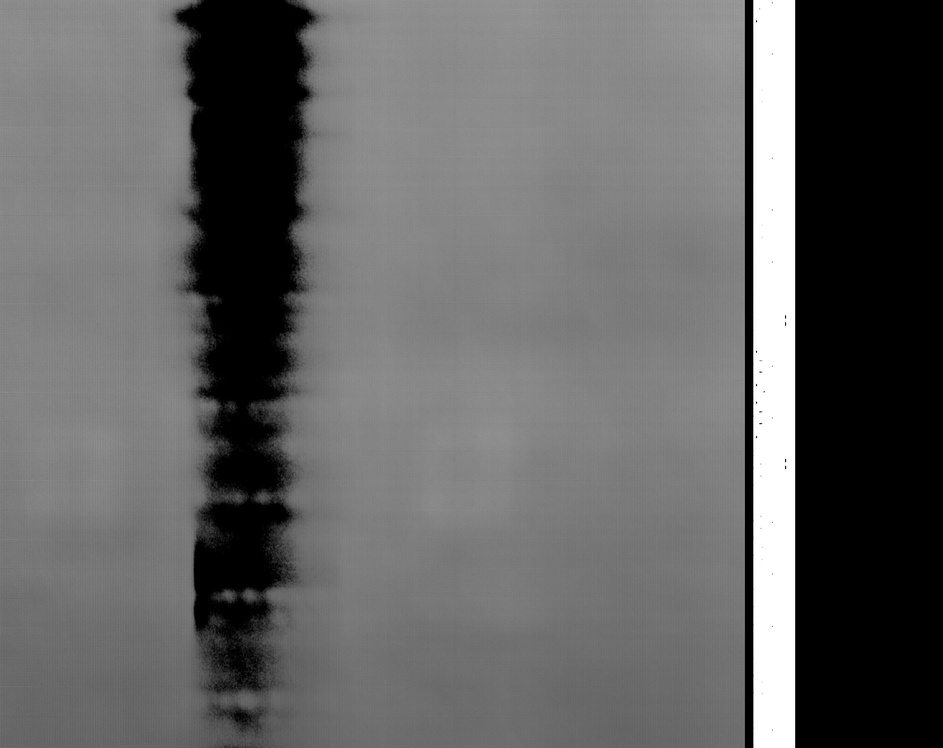
#> input picture test_img/dirt/TD85Q18244N_004_2.jpg, 943 x 748 px, shrunk from 2048 x 1625 before the run, found by its file name
$ python detect_mura.py
#> lines starting #> are read from the running program, lines starting #| are printed output that depends on the picture; after the words box and inside, x2 and y2 are one past the last pixel; in counts of white or black regions, pixels touching at a corner belong together
#> further down, img is the input picture: shape (748, 943); min 0, max 255, mean 99.1
import cv2
import numpy as np

def find_white_connected_areas(image, threshold=200):
    # 將圖像轉換為灰度
    # gray_image = cv2.cvtColor(image, cv2.COLOR_BGR2GRAY)

    # 二值化圖像
#> called with threshold = 200
    _, thresholded = cv2.threshold(image, threshold, 255, cv2.THRESH_BINARY)
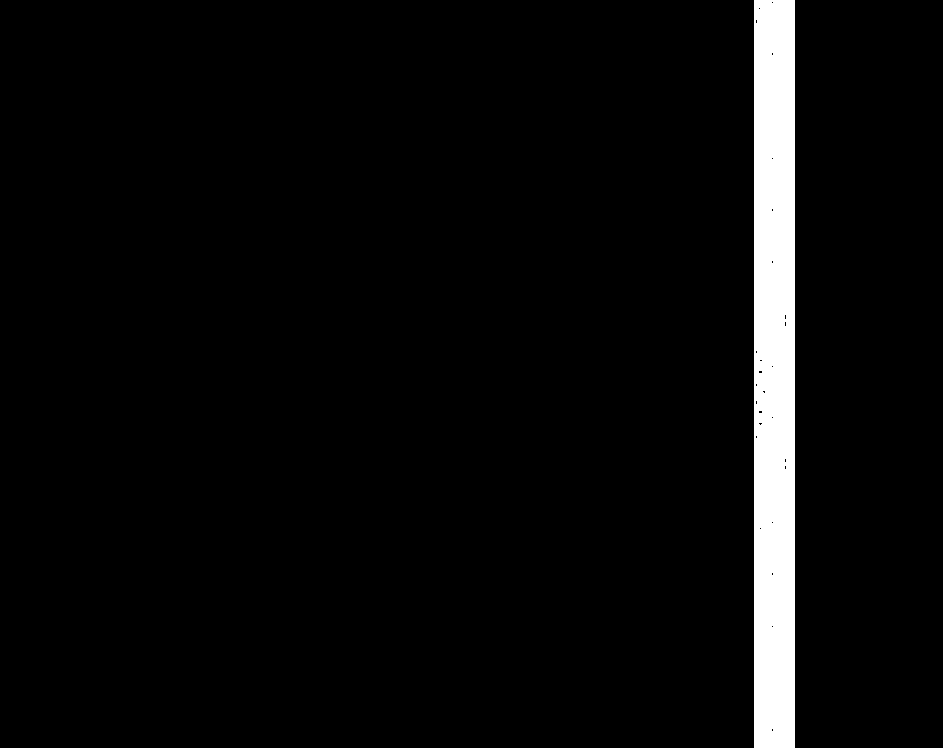
#> thresholded: shape (748, 943); 4.3% white; 1 white region, box (x1, y1, x2, y2) and area: (754, 0, 795, 748) 30603

    # 連通元件標記
    _, labels, stats, _ = cv2.connectedComponentsWithStats(thresholded)
#> stats = [[0, 0, 943, 748, 674761], [754, 0, 41, 748, 30603]]

    # 找到白色區域的面積
    white_area_areas = [stats[i, cv2.CC_STAT_AREA] for i in range(1, len(stats))]
#> white_area_areas = [30603]

    return white_area_areas


img = cv2.imread("/home2/mura/daniel/cf_mura_rmeg_minarea_100/0.01_10/fin_res/TD85Q18244N_004_2.jpg", cv2.IMREAD_GRAYSCALE)

if img is not None:
    white_areas = find_white_connected_areas(img)
#> white_areas = [30603]
    print("白色連通區域面積:", white_areas)
#| 白色連通區域面積: [30603]
else:
    print("無法讀取照片")

# white = np.count_nonzero(img > 200)

# print(white)

$ run again, with test_img/dirt/TD85Q18244N_004_3.jpg copied over test_img/dirt/TD85Q18244N_004_2.jpg
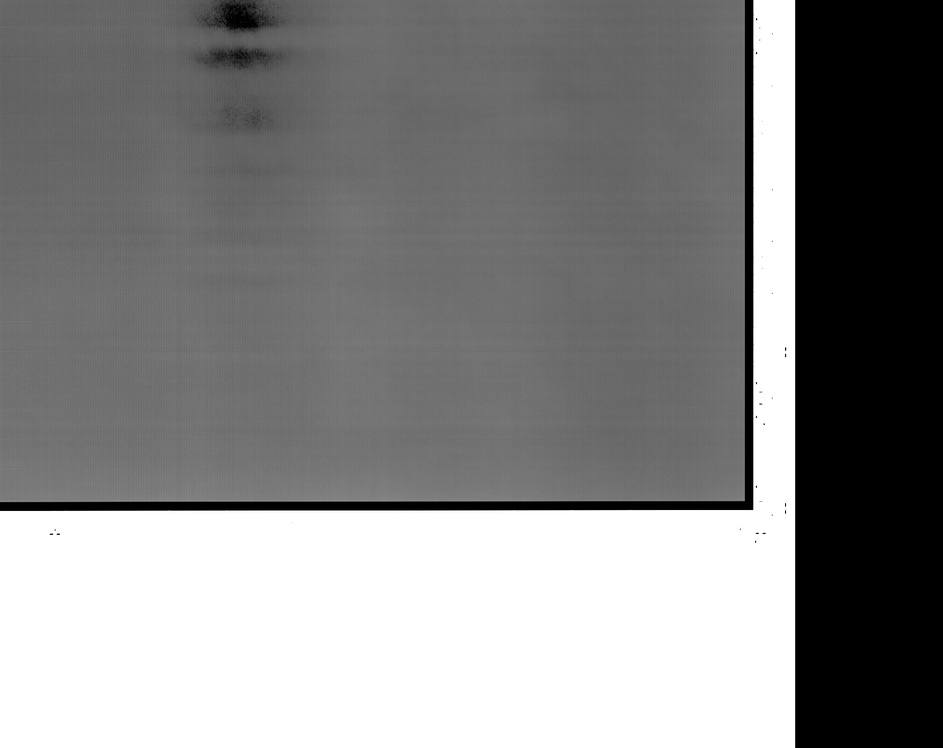
#> input picture test_img/dirt/TD85Q18244N_004_3.jpg, 943 x 748 px, shrunk from 2048 x 1625 before the run, found by its file name
#> img is the input picture: shape (748, 943); min 0, max 255, mean 133.1
#> in find_white_connected_areas, `_, thresholded = cv2.threshold(image, threshold, 255, cv2.THRESH_BINARY)`:
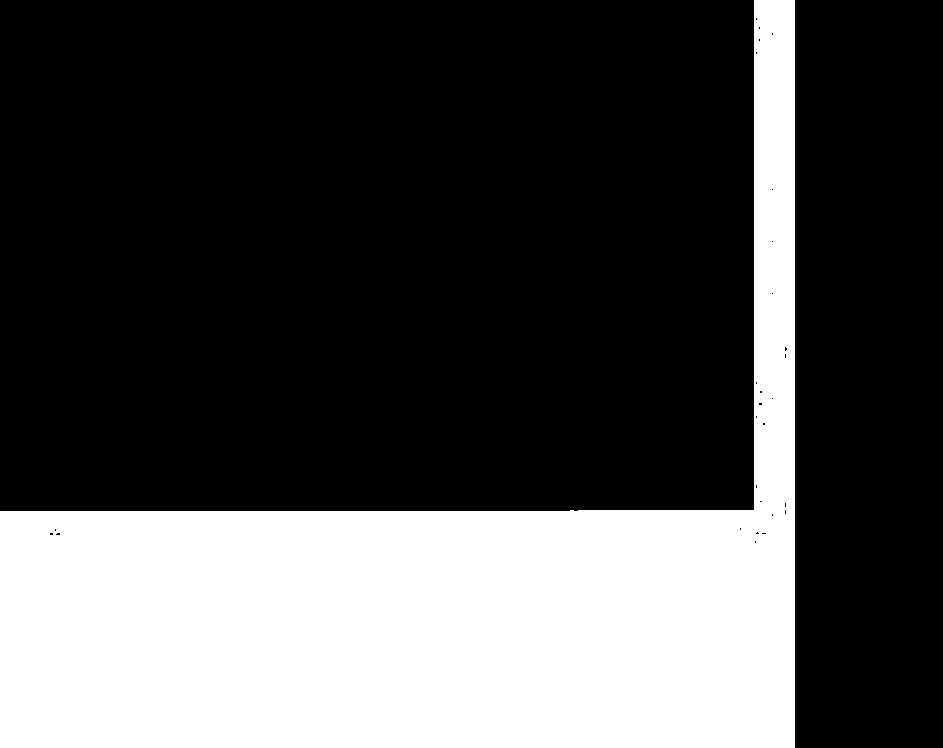
#> thresholded: shape (748, 943); 29.7% white; 1 white region, box (x1, y1, x2, y2) and area: (0, 0, 795, 748) 209462
#> stats = [[0, 0, 943, 748, 495902], [0, 0, 795, 748, 209462]]
#> white_area_areas = [209462]
#| 白色連通區域面積: [209462]

$ run again, with test_img/dirt/TD85Q1825RW_003_0.jpg copied over test_img/dirt/TD85Q18244N_004_2.jpg
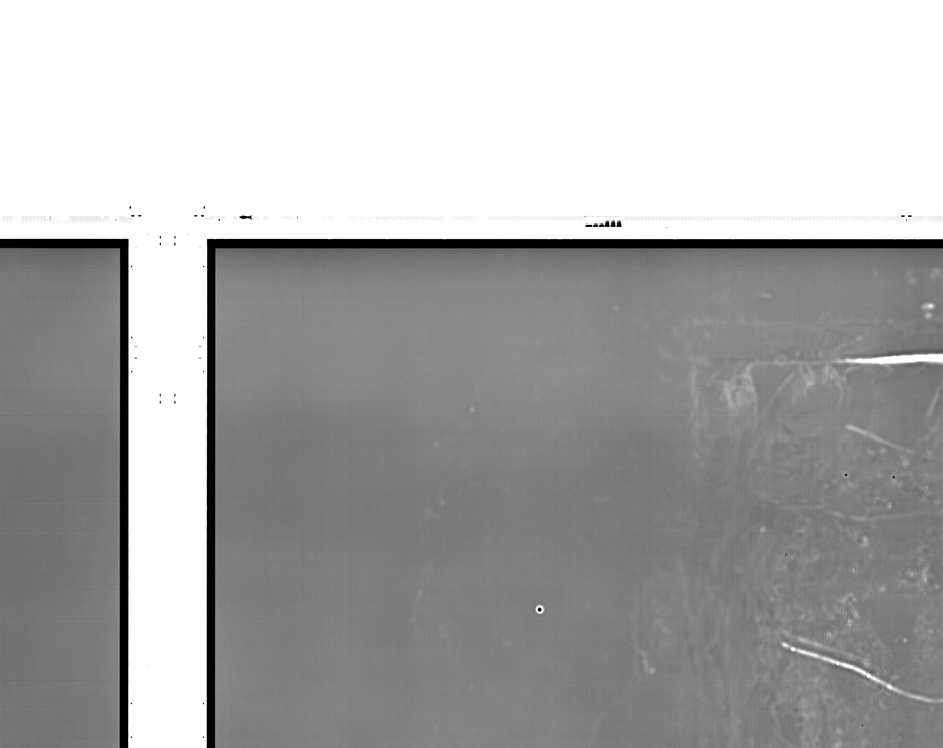
#> input picture test_img/dirt/TD85Q1825RW_003_0.jpg, 943 x 748 px, shrunk from 2048 x 1625 before the run, found by its file name
#> img is the input picture: shape (748, 943); min 0, max 255, mean 172.4
#> in find_white_connected_areas, `_, thresholded = cv2.threshold(image, threshold, 255, cv2.THRESH_BINARY)`:
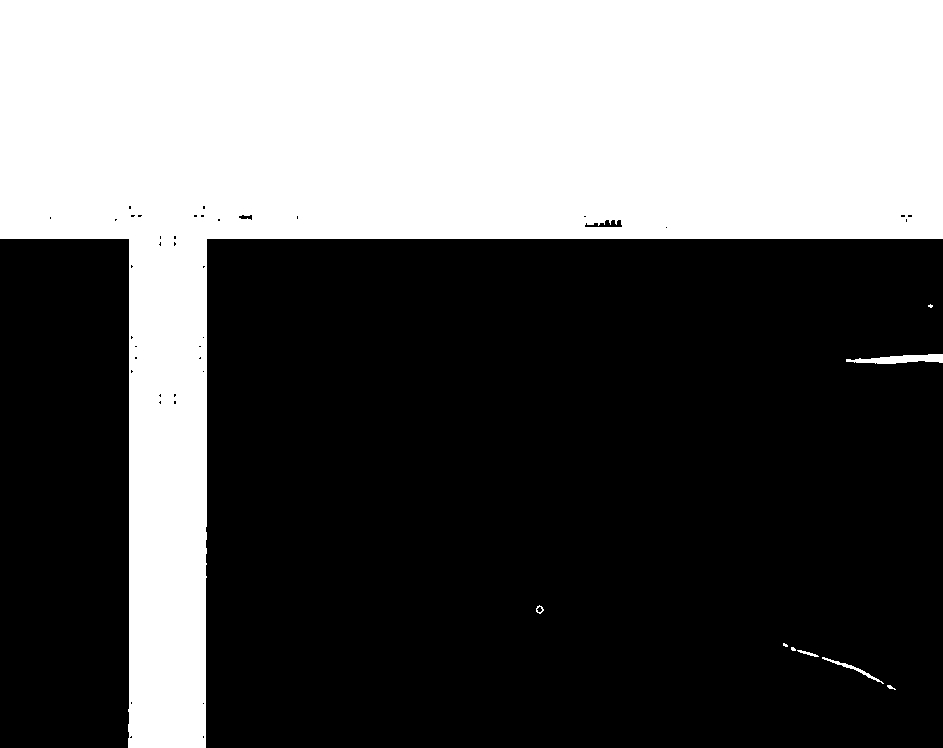
#> thresholded: shape (748, 943); 37.6% white; 9 white regions (3 under 20 px), largest, box (x1, y1, x2, y2) and area: (0, 0, 943, 748) 264558, (846, 354, 943, 364) 601, (822, 657, 884, 684) 186, (797, 650, 819, 657) 55, (536, 605, 544, 614) 32, (887, 685, 896, 690) 22
#> in find_white_connected_areas, `_, labels, stats, _ = cv2.connectedComponentsWithStats(thresholded)`:
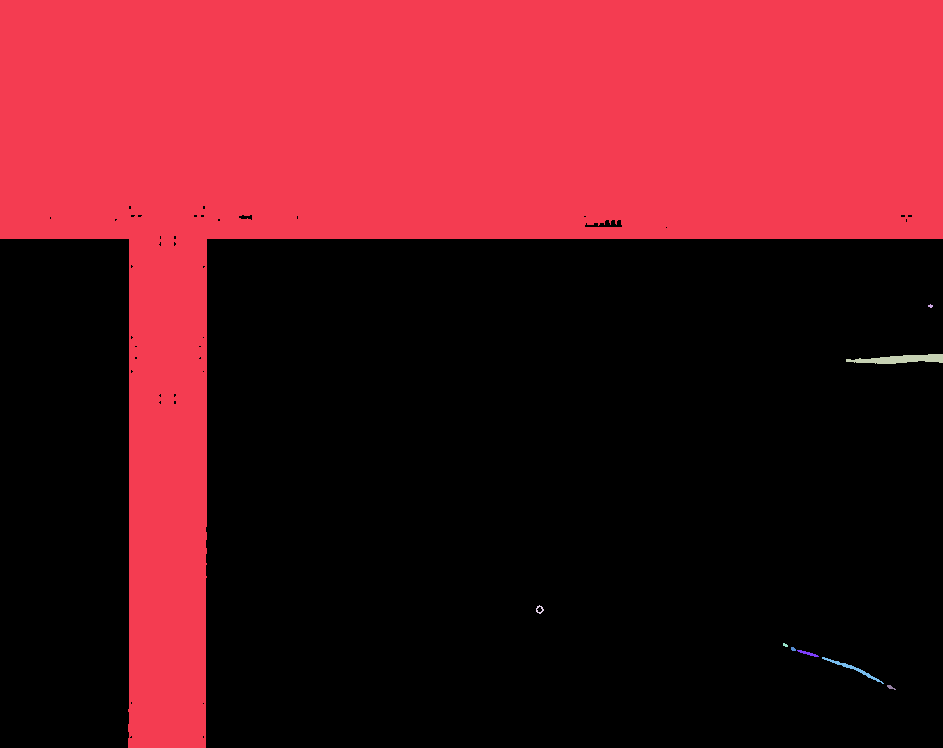
#> labels: shape (748, 943) int32; 10 distinct labels, from 0 to 9; one colour per label, 0 black
#> stats = [[0, 206, 943, 542, 439867], [0, 0, 943, 748, 264558], [928, 304, 5, 4, 13], [846, 354, 97, 10, 601], [536, 605, 8, 9, 32], [783, 643, 5, 4, 14], [791, 647, 5, 4, 16], [797, 650, 22, 7, 55], [822, 657, 62, 27, 186], [887, 685, 9, 5, 22]]
#> white_area_areas = [264558, 13, 601, 32, 14, 16, 55, 186, 22]
#| 白色連通區域面積: [264558, 13, 601, 32, 14, 16, 55, 186, 22]
